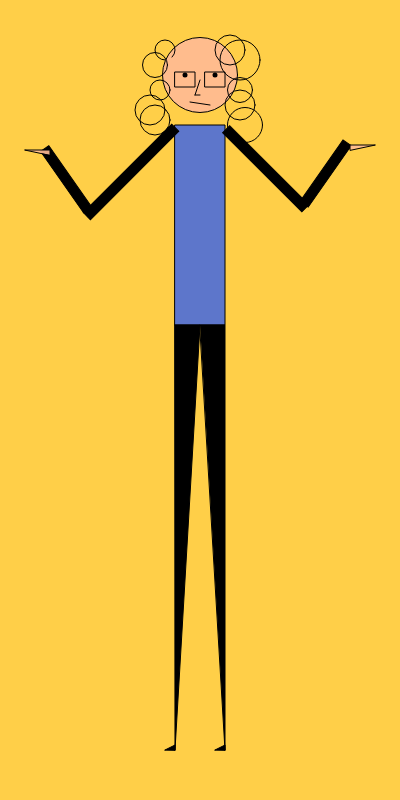
Frame 1 (no input)
Frame 60 (no input): identical to frame 1, image omitted
Frame 120 (the mouse pressed at the canvas centre since frame 60): identical to frame 1, image omitted

The p5.js sketch that drew this single still picture (run headless with seeded random() and noise() and a simulated clock; from frame 60 on, the mouse is pressed at the canvas centre):

// p5.js sketch
// ── sketch.js
// Katherine Holmgren hw-4

function setup(){
  //Create a canvas 400px wide and 800px tall
createCanvas( 400, 800 );

}

function draw(){

//Background
background( 'rgb(255, 207, 72)' )

// *****************************************************
   // create a sandbox for entire portrait
   push();

   // center canvas
   translate( 200, 400 );


   // ** Head **********************************
   push();

   // Set skin tone
   fill( 'rgba(300, 187, 149, .9)' );
   ellipse( 0, -325, 75)

   //glasses
   noFill();
   rect( -25, -328, 20, 15 );
   rect( 5, -328, 20, 15 );

   //eyes
   strokeWeight( 5 );
   point( -15, -325 );

   strokeWeight( 5 );
   point( 15, -325 );

   //nose
   strokeWeight(1);
   line( 0, -320, -5, -305 );
   line( -5, -305, 0, -305 );

   //mouth
   strokeWeight(1);
   line( -10, -298, 10, -295 );

   pop();

   // ** Hair **********************************
   push();

   noFill();
   arc( 0, -355, 50, 50, PI, PI );
   ellipse( 40, -340, 40 );
   ellipse( 30, -350, 30 );
   ellipse( 40, -310, 25 );
   ellipse( 40, -295, 30 );
   ellipse( 45, -275, 35 );
   arc(-35, -350, 20, 20, HALF_PI, QUARTER_PI );
   ellipse( -40, -310, 20 );
   ellipse( -45, -335, 25 );
   ellipse( -50, -290, 30 );
   ellipse( -45, -280, 30 );

   pop();

   // ** Torso *********************************
   push();

   //Set shirt color
   fill( 'rgb( 93, 118, 203 )' );
   rect( -25, -275, 50, 200);

   pop();

   // ** Arms **********************************
   push();

   //Arm 1
   push();
   fill('black');
   rotate( radians(45) );
   rect( -215, -175, 10, 125 );
   pop();
   push();
   fill('black');
   rotate( radians(145) );
   rect( -22, 220, 10, 75 );
   pop();

   //Arm 2
   push();
   fill('black');
   rotate( radians(315) );
   rect( 205, -173, 10, 112 );
   pop();
   push();
   fill('black');
   rotate( radians(215) );
   rect( 22, 220, 10, 75 );
   pop();

   //Hand 1
   fill( 'rgba(300, 187, 149, .9)' );
   triangle( -175, -250, -150, -250, -150, -245 );

   //Hand 2
   triangle( 175, -255, 150, -255, 150, -250 );

   pop();

   // **legs ******************************
   push();

   //leg 1
   fill('black');
   triangle( -25, -75, 0, -75, -25, 350 );

   // leg 2
   triangle( 0, -75, 25, -75, 25, 350 );

   //foot 1
   triangle( - 25, 350, -25, 345, -35, 350 );

   //foot 2
   triangle( 25, 350, 25, 345, 15, 350 );

   pop();

   pop();

   // **END BODY********************************

}
